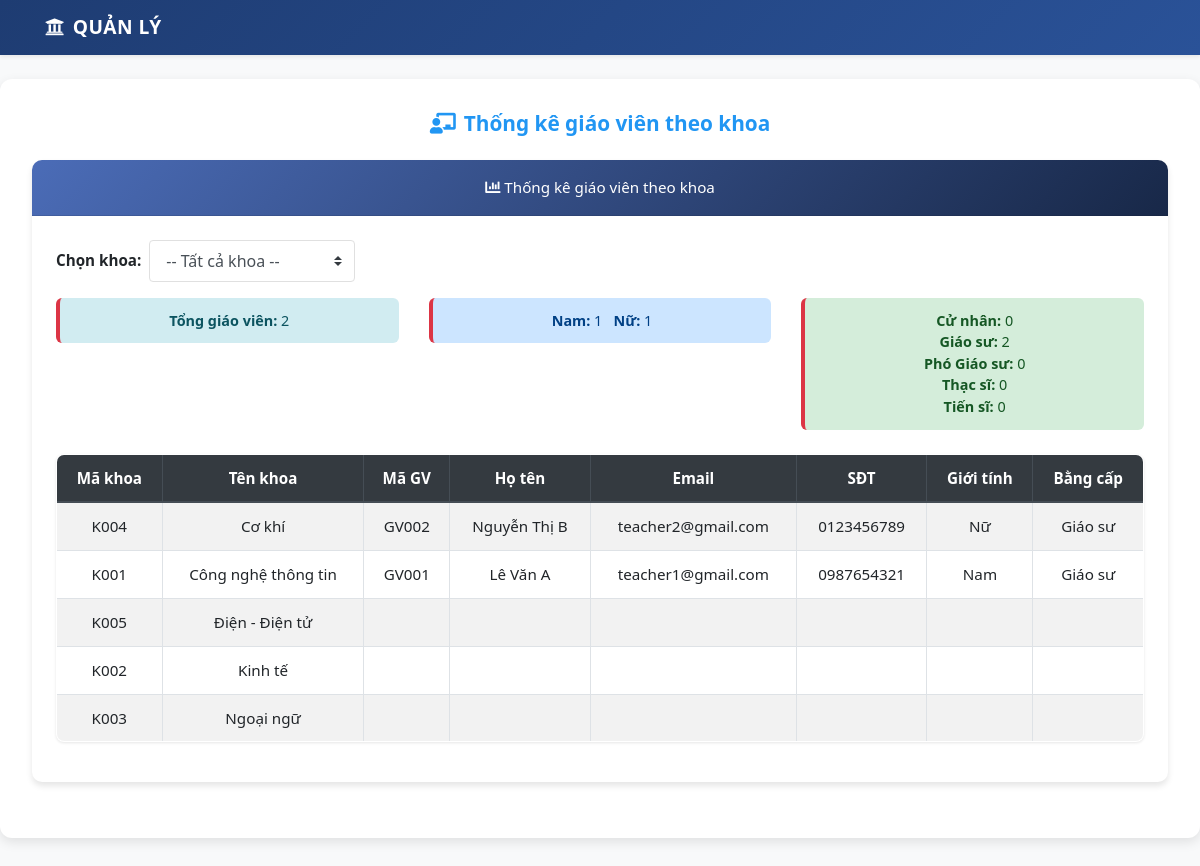
Page /modules/thongke/giaovien_theo_khoa.php on the committed database.
### tables this page shows
CREATE TABLE giaovien (
    
    ma_gv VARCHAR(10) PRIMARY KEY,
    ho_ten VARCHAR(100) NOT NULL,
    gioi_tinh ENUM('Nam', 'Nữ') NOT NULL,
    ngay_sinh DATE,
    dia_chi TEXT,
    email VARCHAR(100) UNIQUE,
    so_dien_thoai VARCHAR(15),
    ma_khoa VARCHAR(10),
    ma_bangcap VARCHAR(10),
    ngay_vao_lam DATE,
    trang_thai TINYINT(1) DEFAULT 1,
    FOREIGN KEY (ma_khoa) REFERENCES khoa(ma_khoa),
    FOREIGN KEY (ma_bangcap) REFERENCES bangcap(ma_bangcap)
);

CREATE TABLE khoa (
    ma_khoa VARCHAR(10) PRIMARY KEY,
    ten_khoa VARCHAR(100) NOT NULL
);

### config/auth.php (called while the page is built, shortened)
<?php
function isLoggedIn()
{
    return isset($_SESSION['user_id']);
}

### modules/thongke/giaovien_theo_khoa.php (the view, shortened to what this page needs)
<?php
require_once '../header.php';
$database = new Database();
$conn = $database->getConnection();
$bangcapList = [];
$bcStmt = $conn->query("SELECT ma_bangcap, ten_bangcap FROM bangcap ORDER BY ten_bangcap");
foreach ($bcStmt->fetchAll(PDO::FETCH_ASSOC) as $bc) {
    $bangcapList[$bc['ma_bangcap']] = $bc['ten_bangcap'];
}
$params = [];
$where = '';
$sql = "SELECT k.ma_khoa, k.ten_khoa, g.ma_gv, g.ho_ten, g.email, g.so_dien_thoai, g.gioi_tinh, g.ma_bangcap
        FROM khoa k
        LEFT JOIN giaovien g ON k.ma_khoa = g.ma_khoa
        " . ($where ? $where : "") . "
        ORDER BY k.ten_khoa, g.ho_ten";
$stmt = $conn->prepare($sql);
$stmt->execute($params);
$rows = $stmt->fetchAll(PDO::FETCH_ASSOC);
$stat = [
    'tong' => 0,
    'nam' => 0,
    'nu' => 0,
    'bangcap' => []
];
foreach ($bangcapList as $ma_bc => $ten_bc) {
    $stat['bangcap'][$ma_bc] = 0;
}
foreach ($rows as $row) {
    if (!empty($row['ma_gv'])) {
        $stat['tong']++;
        if (($row['gioi_tinh'] ?? '') === 'Nam')
            $stat['nam']++;
        if (($row['gioi_tinh'] ?? '') === 'Nữ')
            $stat['nu']++;
        $ma_bc = $row['ma_bangcap'] ?? '';
        if ($ma_bc && isset($stat['bangcap'][$ma_bc])) {
            $stat['bangcap'][$ma_bc]++;
        }
    }
}
echo getHeader("Thống kê giáo viên theo khoa");
?>
<div class="card mt-4">
    <div class="card-header bg-primary text-white">
        <i class="fas fa-chart-bar"></i> Thống kê giáo viên theo khoa
    </div>
    <div class="card-body">
        <form method="get" class="form-inline mb-3">
            <label for="ma_khoa" class="mr-2 font-weight-bold">Chọn khoa:</label>
            <select name="ma_khoa" id="ma_khoa" class="form-control mr-2" onchange="this.form.submit()">
                <option value="">-- Tất cả khoa --</option>
            </select>
        </form>
        <div class="row mb-3">
            <div class="col-md-4 mb-2">
                <div class="alert alert-info text-center mb-0">
                    <b>Tổng giáo viên:</b> <?= $stat['tong'] ?>
                </div>
            </div>
            <div class="col-md-4 mb-2">
                <div class="alert alert-primary text-center mb-0">
                    <b>Nam:</b> <?= $stat['nam'] ?> &nbsp; <b>Nữ:</b> <?= $stat['nu'] ?>
                </div>
            </div>
            <div class="col-md-4 mb-2">
                <div class="alert alert-success text-center mb-0">
                    <?php foreach ($bangcapList as $ma_bc => $ten_bc): ?>
                        <b><?= htmlspecialchars($ten_bc) ?>:</b> <?= $stat['bangcap'][$ma_bc] ?> <br>
                    <?php endforeach; ?>
                </div>
            </div>
        </div>
        <table class="table table-bordered table-striped">
            <thead class="thead-dark">
                <tr>
                    <th>Mã khoa</th>
                    <th>Tên khoa</th>
                    <th>Mã GV</th>
                    <th>Họ tên</th>
                    <th>Email</th>
                    <th>SĐT</th>
                    <th>Giới tính</th>
                    <th>Bằng cấp</th>
                </tr>
            </thead>
            <tbody>
                <?php if (count($rows) > 0): ?>
                    <?php foreach ($rows as $row): ?>
                        <tr>
                            <td><?= htmlspecialchars($row['ma_khoa'] ?? '') ?></td>
                            <td><?= htmlspecialchars($row['ten_khoa'] ?? '') ?></td>
                            <td><?= htmlspecialchars($row['ma_gv'] ?? '') ?></td>
                            <td><?= htmlspecialchars($row['ho_ten'] ?? '') ?></td>
                            <td><?= htmlspecialchars($row['email'] ?? '') ?></td>
                            <td><?= htmlspecialchars($row['so_dien_thoai'] ?? '') ?></td>
                            <td><?= htmlspecialchars($row['gioi_tinh'] ?? '') ?></td>
                            <td>
                                <?php
                                $bc = $row['ma_bangcap'] ?? '';
                                echo $bc && isset($bangcapList[$bc]) ? htmlspecialchars($bangcapList[$bc]) : '';
                                ?>
                            </td>
                        </tr>
                    <?php endforeach; ?>
                <?php else: ?>
                    <tr>
                        <td colspan="8" class="text-center">Không có giáo viên nào.</td>
                    </tr>
                <?php endif; ?>
            </tbody>
        </table>
    </div>
</div>
<?php echo getFooter(); ?>

### modules/header.php (shortened to what this page needs)
<?php
require_once dirname(__FILE__) . '/../config/auth.php';
function getHeader($title)
{
    $root_path = "/";
    $title = htmlspecialchars($title, ENT_QUOTES, 'UTF-8');
    ?>
    <!DOCTYPE html>
    <html lang="vi">
    <head>
        <link rel="stylesheet" href="https://stackpath.bootstrapcdn.com/bootstrap/4.5.2/css/bootstrap.min.css">
        <link rel="stylesheet" href="<?= $root_path ?>assets/css/style.css">
        <link rel="stylesheet" href="https://cdnjs.cloudflare.com/ajax/libs/font-awesome/5.15.4/css/all.min.css">
    </head>
    <body>
        <nav class="navbar navbar-expand-lg navbar-dark sticky-top shadow-sm">
            <div class="container">
                <a class="navbar-brand" href="../../index.php">
                    <i class="fas fa-university mr-2"></i>Quản lý
                </a>
            </div>
        </nav>
        <div class="container mt-4">
            <h2 class="mb-4" style="font-size:1.3rem;font-weight:600;color:#2196f3;">
                <i class="fas fa-chalkboard-teacher mr-2"></i><?= $title ?>
            </h2>
            <?php
            return ob_get_clean();
}
function getFooter()
{
    return <<<HTML
        </div>
        <script src="https://code.jquery.com/jquery-3.5.1.min.js"></script>
        <script src="https://cdn.jsdelivr.net/npm/popper.js@1.16.1/dist/umd/popper.min.js"></script>
        <script src="https://stackpath.bootstrapcdn.com/bootstrap/4.5.2/js/bootstrap.min.js"></script>
        <script>
            setTimeout(function() {
                $('.alert').fadeOut('slow');
            }, 5000);
            var formChanged = false;
            $('form input, form select, form textarea').on('change input', function() {
                formChanged = true;
            });
            $('form').on('submit', function() {
                formChanged = false;
            });
            // Chỉ cảnh báo nếu KHÔNG phải trang báo cáo
            if (!/baocao/.test(window.location.pathname)) {
                $(window).on('beforeunload', function() {
                    if (formChanged) {
                        return 'Bạn có thay đổi chưa được lưu. Bạn có chắc chắn muốn rời khỏi trang này?';
                    }
                });
            }
        </script>
    </body>
    </html>
HTML;
}

### assets/css/style.css (style rules this page uses)
body { background-color: #f8f9fa; font-family: "Segoe UI", Tahoma, Geneva, Verdana, sans-serif; }
.navbar { padding: 0.5rem 1rem !important; }
.navbar-brand { font-size: 1.2rem !important; }
.container.mt-4 { max-width: 1000px; padding: 1.5rem; margin-top: 1.5rem; font-size: 0.95rem; text-align: left; }
h1, h2, h3, h4 { font-weight: 600; font-size: 1.25rem; }
.table { background: #fff; border-radius: 8px; overflow: hidden; box-shadow: 0 1px 3px rgba(0, 0, 0, 0.1); }
.table thead th { background: #f8f9fa; border-bottom: 2px solid #dee2e6; color: #2c3e50; font-weight: 600; }
.form-control { border-radius: 8px; border: 1px solid #e0e0e0; padding: 0.75rem 1rem; transition: all 0.3s ease; }
.form-control { height: auto !important; padding: 0.5rem 1rem; }
select.form-control { padding-right: 2rem; }
select.form-control { appearance: none; -webkit-appearance: none; -moz-appearance: none; background-size: 8px 10px; }
.form-control { border-radius: 4px; min-height: 38px; }
select.form-control option { padding: 8px; }
.card { border: none; border-radius: 10px; box-shadow: 0 4px 6px rgba(0, 0, 0, 0.1); margin-bottom: 1.5rem; transition: transform 0.3s ease, box-shadow 0.3s ease; }
.card-header { background: linear-gradient(135deg, #4b6cb7 0%, #182848 100%); color: white; border-radius: 10px 10px 0 0 !important; padding: 1rem 1.5rem; }
.card-body { padding: 1.5rem; }
.alert { border-radius: 8px; border: none; padding: 1rem 1.5rem; margin-bottom: 1.5rem; animation: slideIn 0.5s ease; }
.navbar { background: linear-gradient(135deg, #1e3c72 0%, #2a5298 100%) !important; box-shadow: 0 2px 10px rgba(0, 0, 0, 0.2); padding: 1rem 2rem; }
.navbar-brand { font-size: 1.5rem; font-weight: 600; text-transform: uppercase; letter-spacing: 1px; }
.navbar { background: linear-gradient(to right, #1e3c72, #2a5298); padding: 0.6rem 1rem; box-shadow: 0 2px 6px rgba(0, 0, 0, 0.2); }
.navbar-brand { font-size: 1.2rem; font-weight: 600; letter-spacing: 0.5px; }
.alert { font-size: 0.9rem; padding: 0.75rem 1.25rem; margin-bottom: 1.25rem; border-left: 4px solid #dc3545; border-radius: 6px; }
.container.mt-4 { max-width: 1200px; margin: 2rem auto; padding: 2rem 2rem; background-color: #ffffff; border-radius: 12px; box-shadow: 0 4px 12px rgba(0, 0, 0, 0.1); transition: box-shadow 0.3s ease; }
.container.mt-4 { max-width: 1200px; margin: 2rem auto; padding: 2rem; background-color: #ffffff; border-radius: 12px; box-shadow: 0 4px 12px rgba(0, 0, 0, 0.1); font-family: "Segoe UI", Tahoma, Geneva, Verdana, sans-serif; text-align: center; transition: box-shadow 0.3s ease; }

### rows in the picture
giaovien: ten_bc "Giáo sư", ma_bangcap "2", ma_khoa.ma_khoa "K001", ma_khoa.ten_khoa "Công nghệ thông tin", ma_gv "GV001", ho_ten "Lê Văn A", email "teacher1@gmail.com", so_dien_thoai "0987654321", gioi_tinh "Nam", ma_bangcap "Giáo sư"
giaovien: ma_khoa.ma_khoa "K004", ma_khoa.ten_khoa "Cơ khí", ma_gv "GV002", ho_ten "Nguyễn Thị B", email "teacher2@gmail.com", so_dien_thoai "0123456789", gioi_tinh "Nữ", ma_bangcap "Giáo sư"
khoa: ma_khoa "K005", ten_khoa "Điện - Điện tử"
khoa: ma_khoa "K002", ten_khoa "Kinh tế"
khoa: ma_khoa "K003", ten_khoa "Ngoại ngữ"

### other values in the picture
$title "Thống kê giáo viên theo khoa"
$stat['tong'] "2"
$stat['nam'] "1"
$stat['nu'] "1"
$ten_bc "Cử nhân"
$stat['bangcap'][$ma_bc] "0"
$ten_bc "Phó Giáo sư"
$ten_bc "Thạc sĩ"
$ten_bc "Tiến sĩ"
